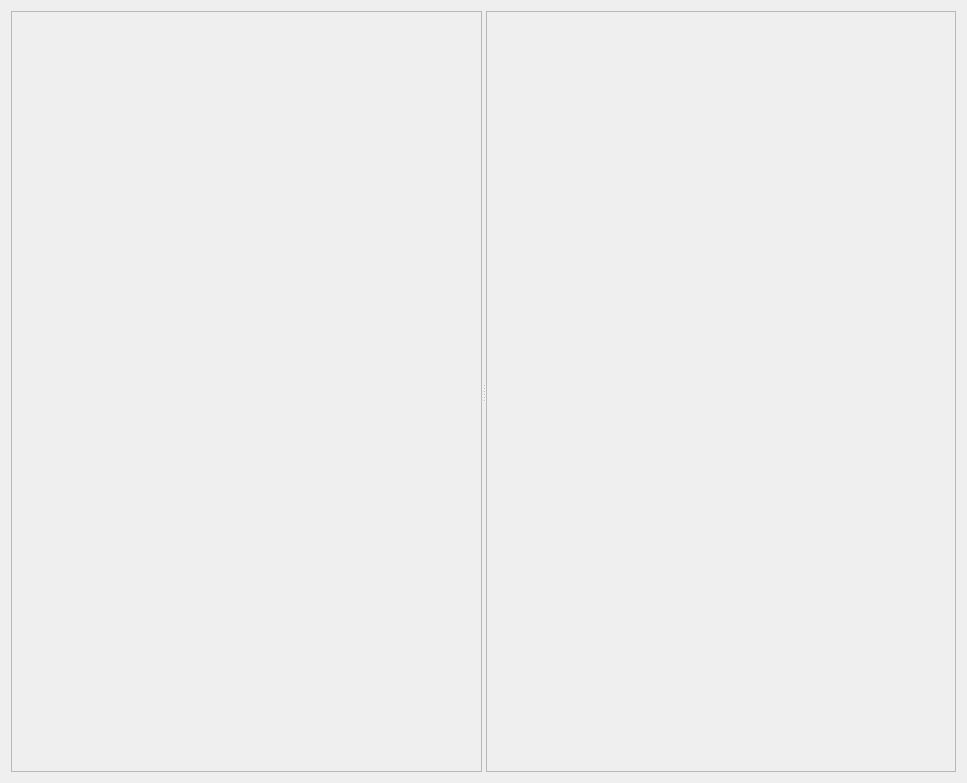
<?xml version="1.0" encoding="UTF-8"?>
<ui version="4.0">
 <class>guiDlg</class>
 <widget class="QWidget" name="guiDlg">
  <property name="geometry">
   <rect>
    <x>0</x>
    <y>0</y>
    <width>967</width>
    <height>783</height>
   </rect>
  </property>
  <property name="windowTitle">
   <string>gotoxy</string>
  </property>
  <layout class="QVBoxLayout" name="verticalLayout">
   <item>
    <widget class="QSplitter" name="splitter">
     <property name="orientation">
      <enum>Qt::Horizontal</enum>
     </property>
     <widget class="QFrame" name="framerobot">
      <property name="frameShape">
       <enum>QFrame::StyledPanel</enum>
      </property>
      <property name="frameShadow">
       <enum>QFrame::Raised</enum>
      </property>
     </widget>
     <widget class="QFrame" name="framegraph">
      <property name="frameShape">
       <enum>QFrame::StyledPanel</enum>
      </property>
      <property name="frameShadow">
       <enum>QFrame::Raised</enum>
      </property>
     </widget>
    </widget>
   </item>
  </layout>
 </widget>
 <resources/>
 <connections/>
</ui>
